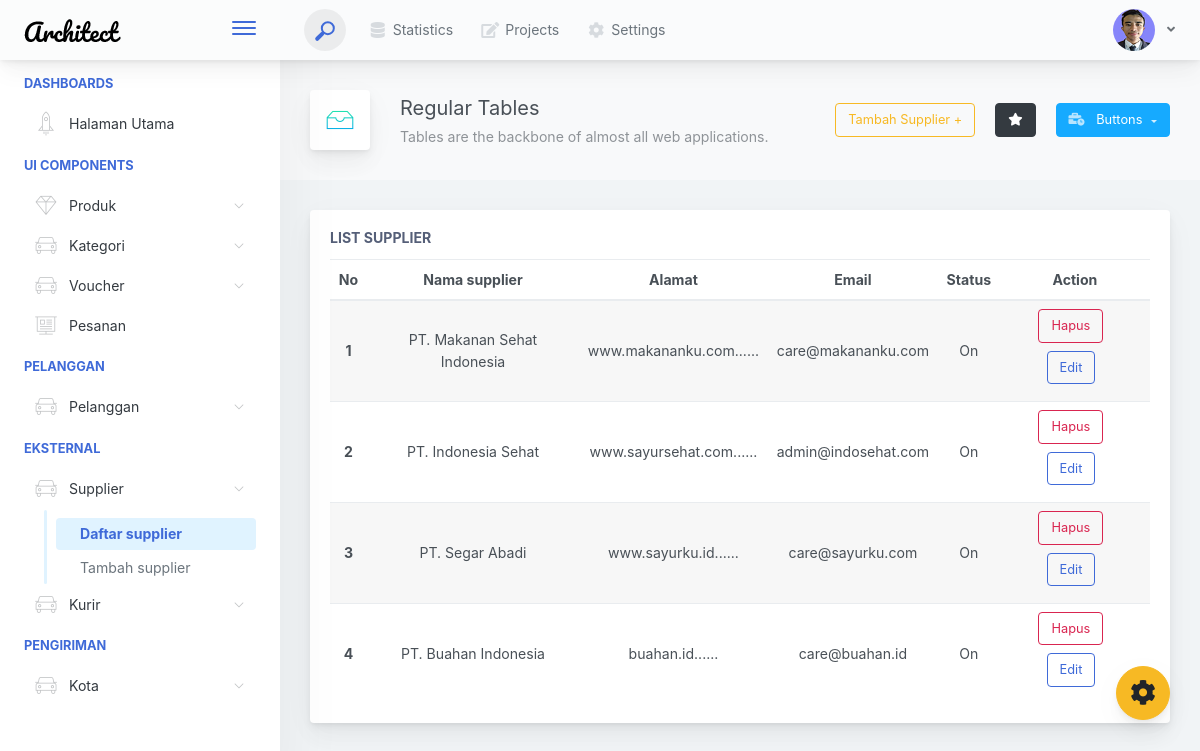
Page /admin/index.php?module=supplier&action=list (signed in) on the committed database.
### tables this page shows
CREATE TABLE `supplier` (
  `supplier_id` int(11) NOT NULL,
  `nama_supplier` varchar(100) NOT NULL,
  `email` varchar(100) DEFAULT NULL,
  `alamat` varchar(150) DEFAULT NULL,
  `phone` char(13) DEFAULT NULL,
  `status` enum('on','off') NOT NULL
);

### admin/module/supplier/list.php (the view, shortened to what this page needs)
<?php
    $pagination = isset($_GET["pagination"]) ? $_GET["pagination"] : 1 ;
    $mulai_dari = ($pagination-1) * $data_per_halaman;
    $where = false;
    $supplier = query("select * from $module $where LIMIT $mulai_dari,$data_per_halaman");
?>
                    <div class="app-main__inner">
                        <div class="app-page-title">
                            <div class="page-title-wrapper">
                                <div class="page-title-heading">
                                    <div class="page-title-icon">
                                        <i class="pe-7s-drawer icon-gradient bg-happy-itmeo">
                                        </i>
                                    </div>
                                    <div>Regular Tables
                                        <div class="page-title-subheading">Tables are the backbone of almost all web applications.
                                        </div>
                                    </div>
                                </div>
                                <div class="page-title-actions">
                                        <?= tombol_tambah();?>
                                        <button type="button" data-toggle="tooltip" title="Example Tooltip" data-placement="bottom" class="btn-shadow mr-3 btn btn-dark">
                                            <i class="fa fa-star"></i>
                                        </button>
                                        <div class="d-inline-block dropdown">
                                            <button type="button" data-toggle="dropdown" aria-haspopup="true" aria-expanded="false" class="btn-shadow dropdown-toggle btn btn-info">
                                                <span class="btn-icon-wrapper pr-2 opacity-7">
                                                    <i class="fa fa-business-time fa-w-20"></i>
                                                </span>
                                                Buttons
                                            </button>
                                        </div>
                                </div>
                            </div>
                        </div>
                        <div class="row">
                            <div class="col-lg-12">
                                <div class="main-card mb-3 card">
                                    <div class="card-body">
                                        <h5 class="card-title">List supplier</h5>
                                        <div class="table-responsive">
                                            <table class="mb-0 table table-striped text-center table-hover ">
                                                <thead>
                                                <tr>
                                                    <th scope="col">No</th>
                                                    <th scope="col">Nama supplier</th>
                                                    <th scope="col">Alamat</th>
                                                    <th scope="col">Email</th>
                                                    <th scope="col">Status</th>
                                                    <th scope="col">Action</th>
                                                </tr>
                                                </thead>
                                                <tbody>
                                                <?php
                                                    $no = 1 + $mulai_dari;
                                                    foreach($supplier as $supplier_part): ?>
                                                            <tr>
                                                                <th scope="row"><?= $no ?></th>
                                                                <td><?= $supplier_part["nama_supplier"] ?></td>
                                                                <td><?= substr($supplier_part["alamat"],0,30) ?>......</td>
                                                                <td><?= $supplier_part["email"] ?></td>
                                                                <td><?= ucwords($supplier_part["status"]) ?></td>
                                                                <td>
                                                                    <form action="module/proses.php" method="POST">
                                                                        <button class="mb-2 mr-2 btn-transition btn btn-outline-danger" name="submit" value="hapus"
                                                                        onclick="return confirm('yakin');">Hapus</button>
                                                                        <button class="mb-2 mr-2 btn-transition btn btn-outline-primary" name="submit" value="edit"
                                                                        >Edit</button>
                                                                    </form>
                                                                </td>
                                                            </tr>
                                                <?php $no++;
                                                    endforeach; ?>
                                                </tbody>
                                            </table>
                                        </div>
                                    </div>
                                </div>
                            </div>
                        </div>
                    </div>

### rows in the picture
supplier: nama_supplier "PT. Makanan Sehat Indonesia", alamat "www.makananku.com", email "care@makananku.com", status "On"
supplier: nama_supplier "PT. Indonesia Sehat", alamat "www.sayursehat.com", email "admin@indosehat.com", status "On"
supplier: nama_supplier "PT. Segar Abadi", alamat "www.sayurku.id", email "care@sayurku.com", status "On"
supplier: nama_supplier "PT. Buahan Indonesia", alamat "buahan.id", email "care@buahan.id", status "On"

### other values in the picture
$module "Supplier"
